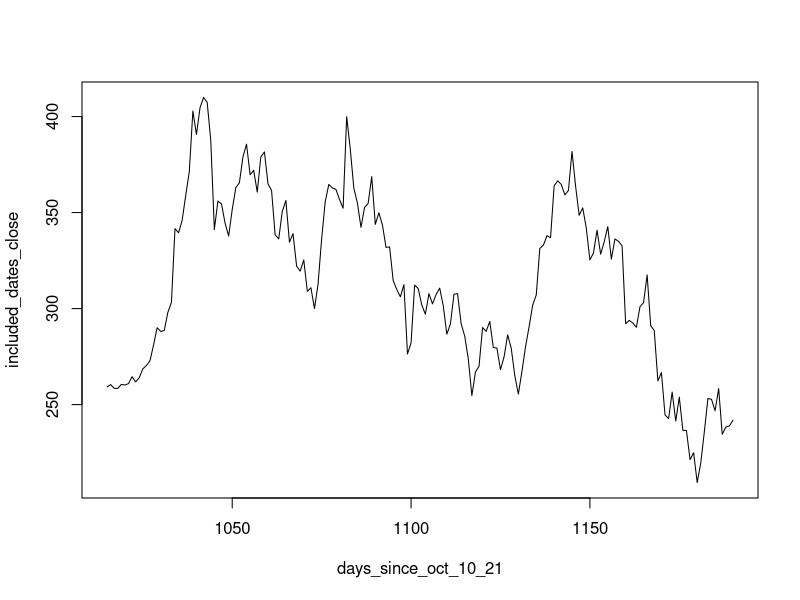

Write R code to recreate this figure.

print(getwd())
setwd("Desktop:/DS_Capstone")
stock_prices<- read.csv('TSLAprice.csv')


print(head(stock_prices))

stock_prices$change<- stock_prices$Open - stock_prices$Close
stock_prices$percent_change<- (stock_prices$Open - stock_prices$Close)/stock_prices$Open

print(head(stock_prices))
print(head(stock_prices$percent_change))

print(max(stock_prices$percent_change))

greater_than_10 <- stock_prices[stock_prices$percent_change >= 0.1, ]
print(nrow(greater_than_10))
print(greater_than_10$Date)
# "2020-02-05" "2021-11-09" "2022-01-27" "2022-04-26"
# Days to include in graph: between "2021-11-09 and 2022-04-26"
# get row number of 2021-11-09
row_21.11.9 <- match("2021-11-09", stock_prices$Date)
print(row_21.11.9) #1045
# get row number of 2022-04-26
row_22.4.26 <- match("2022-04-26", stock_prices$Date)
print(row_22.4.26) #1160
# get rows for dates between "2021-11-09 minus a month and 2022-04-26 plus a month"
start<- row_21.11.9 - 30
end<- row_22.4.26+30
days_since_oct_10_21<- start:end
included_dates<- stock_prices[start:end ,]
print(head(included_dates))
included_dates_close<- included_dates $Close
print(included_dates_close)
included_dates_dates <- included_dates$Date
print(included_dates_dates)
plot(days_since_oct_10_21, included_dates_close, type="l")

